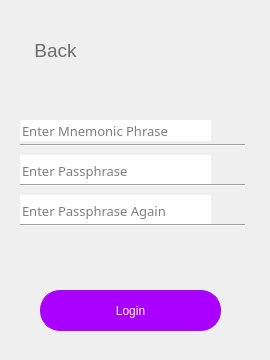
     <widget class="QWidget" name="page_4">
      <widget class="QWidget" name="importMnemForm" native="true">
       <property name="geometry">
        <rect>
         <x>0</x>
         <y>30</y>
         <width>261</width>
         <height>321</height>
        </rect>
       </property>
       <widget class="QPushButton" name="login_mnem">
        <property name="geometry">
         <rect>
          <x>40</x>
          <y>260</y>
          <width>181</width>
          <height>41</height>
         </rect>
        </property>
        <property name="font">
         <font>
          <family>Arial</family>
          <pointsize>9</pointsize>
          <weight>9</weight>
          <italic>false</italic>
          <bold>false</bold>
         </font>
        </property>
        <property name="cursor">
         <cursorShape>PointingHandCursor</cursorShape>
        </property>
        <property name="focusPolicy">
         <enum>Qt::NoFocus</enum>
        </property>
        <property name="styleSheet">
         <string notr="true">border-width: 1px;
border-color: rgb(170, 0, 255);
background-color: rgb(170, 0, 255);
font: 75 9pt &quot;Arial&quot;;
color: rgb(255, 255, 255);
border-radius:20px;
border-style:solid; 
</string>
        </property>
        <property name="text">
         <string>Login</string>
        </property>
        <property name="flat">
         <bool>true</bool>
        </property>
       </widget>
       <widget class="QToolButton" name="back_to_import_6">
        <property name="geometry">
         <rect>
          <x>10</x>
          <y>0</y>
          <width>91</width>
          <height>41</height>
         </rect>
        </property>
        <property name="font">
         <font>
          <family>Arial</family>
          <pointsize>14</pointsize>
          <weight>50</weight>
          <italic>false</italic>
          <bold>false</bold>
         </font>
        </property>
        <property name="focusPolicy">
         <enum>Qt::NoFocus</enum>
        </property>
        <property name="styleSheet">
         <string notr="true">border:0px;
color: rgb(109, 109, 109);
font: 14pt &quot;Arial&quot;;
</string>
        </property>
        <property name="text">
         <string>Back</string>
        </property>
        <property name="icon">
         <iconset>
          <normaloff>pic/walletback.png</normaloff>pic/walletback.png</iconset>
        </property>
        <property name="iconSize">
         <size>
          <width>200</width>
          <height>200</height>
         </size>
        </property>
        <property name="popupMode">
         <enum>QToolButton::DelayedPopup</enum>
        </property>
        <property name="toolButtonStyle">
         <enum>Qt::ToolButtonTextBesideIcon</enum>
        </property>
        <property name="autoRaise">
         <bool>true</bool>
        </property>
       </widget>
       <widget class="QLineEdit" name="lineEdit_15">
        <property name="geometry">
         <rect>
          <x>20</x>
          <y>125</y>
          <width>191</width>
          <height>31</height>
         </rect>
        </property>
        <property name="font">
         <font>
          <family>等线</family>
          <pointsize>10</pointsize>
         </font>
        </property>
        <property name="mouseTracking">
         <bool>false</bool>
        </property>
        <property name="focusPolicy">
         <enum>Qt::StrongFocus</enum>
        </property>
        <property name="toolTip">
         <string/>
        </property>
        <property name="statusTip">
         <string/>
        </property>
        <property name="whatsThis">
         <string/>
        </property>
        <property name="accessibleName">
         <string/>
        </property>
        <property name="accessibleDescription">
         <string/>
        </property>
        <property name="styleSheet">
         <string notr="true">
QLineEdit[echoMode=&quot;2&quot;] {
    lineedit-password-character:42;
}
</string>
        </property>
        <property name="maxLength">
         <number>20</number>
        </property>
        <property name="frame">
         <bool>false</bool>
        </property>
        <property name="echoMode">
         <enum>QLineEdit::Password</enum>
        </property>
        <property name="placeholderText">
         <string>Enter Passphrase</string>
        </property>
       </widget>
       <widget class="QLineEdit" name="lineEdit_16">
        <property name="geometry">
         <rect>
          <x>20</x>
          <y>165</y>
          <width>191</width>
          <height>31</height>
         </rect>
        </property>
        <property name="font">
         <font>
          <family>等线</family>
          <pointsize>10</pointsize>
         </font>
        </property>
        <property name="mouseTracking">
         <bool>false</bool>
        </property>
        <property name="focusPolicy">
         <enum>Qt::StrongFocus</enum>
        </property>
        <property name="styleSheet">
         <string notr="true">QLineEdit[echoMode=&quot;2&quot;] {
    lineedit-password-character: 42;
}</string>
        </property>
        <property name="maxLength">
         <number>20</number>
        </property>
        <property name="frame">
         <bool>false</bool>
        </property>
        <property name="echoMode">
         <enum>QLineEdit::Password</enum>
        </property>
        <property name="placeholderText">
         <string>Enter Passphrase Again</string>
        </property>
       </widget>
       <widget class="Line" name="line_44">
        <property name="geometry">
         <rect>
          <x>20</x>
          <y>150</y>
          <width>225</width>
          <height>10</height>
         </rect>
        </property>
        <property name="orientation">
         <enum>Qt::Horizontal</enum>
        </property>
       </widget>
       <widget class="Line" name="line_45">
        <property name="geometry">
         <rect>
          <x>20</x>
          <y>190</y>
          <width>225</width>
          <height>10</height>
         </rect>
        </property>
        <property name="orientation">
         <enum>Qt::Horizontal</enum>
        </property>
       </widget>
       <widget class="QPushButton" name="turn2visible1_6">
        <property name="geometry">
         <rect>
          <x>220</x>
          <y>125</y>
          <width>31</width>
          <height>21</height>
         </rect>
        </property>
        <property name="font">
         <font>
          <family>Arial</family>
         </font>
        </property>
        <property name="cursor">
         <cursorShape>PointingHandCursor</cursorShape>
        </property>
        <property name="focusPolicy">
         <enum>Qt::NoFocus</enum>
        </property>
        <property name="autoFillBackground">
         <bool>false</bool>
        </property>
        <property name="styleSheet">
         <string notr="true">border:0px;</string>
        </property>
        <property name="text">
         <string/>
        </property>
        <property name="icon">
         <iconset>
          <normaloff>pic/02.png</normaloff>pic/02.png</iconset>
        </property>
        <property name="iconSize">
         <size>
          <width>40</width>
          <height>40</height>
         </size>
        </property>
        <property name="flat">
         <bool>true</bool>
        </property>
       </widget>
       <widget class="QPushButton" name="turn2visible2_4">
        <property name="geometry">
         <rect>
          <x>220</x>
          <y>165</y>
          <width>31</width>
          <height>21</height>
         </rect>
        </property>
        <property name="cursor">
         <cursorShape>PointingHandCursor</cursorShape>
        </property>
        <property name="focusPolicy">
         <enum>Qt::NoFocus</enum>
        </property>
        <property name="autoFillBackground">
         <bool>false</bool>
        </property>
        <property name="styleSheet">
         <string notr="true">border:0px;</string>
        </property>
        <property name="text">
         <string/>
        </property>
        <property name="icon">
         <iconset>
          <normaloff>pic/02.png</normaloff>pic/02.png</iconset>
        </property>
        <property name="iconSize">
         <size>
          <width>40</width>
          <height>40</height>
         </size>
        </property>
        <property name="flat">
         <bool>true</bool>
        </property>
       </widget>
       <widget class="Line" name="line_46">
        <property name="geometry">
         <rect>
          <x>20</x>
          <y>110</y>
          <width>225</width>
          <height>10</height>
         </rect>
        </property>
        <property name="orientation">
         <enum>Qt::Horizontal</enum>
        </property>
       </widget>
       <widget class="QLineEdit" name="lineEdit_17">
        <property name="geometry">
         <rect>
          <x>20</x>
          <y>90</y>
          <width>191</width>
          <height>21</height>
         </rect>
        </property>
        <property name="font">
         <font>
          <family>等线</family>
          <pointsize>10</pointsize>
         </font>
        </property>
        <property name="mouseTracking">
         <bool>false</bool>
        </property>
        <property name="focusPolicy">
         <enum>Qt::StrongFocus</enum>
        </property>
        <property name="toolTip">
         <string/>
        </property>
        <property name="statusTip">
         <string/>
        </property>
        <property name="whatsThis">
         <string/>
        </property>
        <property name="accessibleName">
         <string/>
        </property>
        <property name="accessibleDescription">
         <string/>
        </property>
        <property name="styleSheet">
         <string notr="true">
QLineEdit[echoMode=&quot;2&quot;] {
    lineedit-password-character:42;
}
</string>
        </property>
        <property name="frame">
         <bool>false</bool>
        </property>
        <property name="echoMode">
         <enum>QLineEdit::Password</enum>
        </property>
        <property name="placeholderText">
         <string>Enter Mnemonic Phrase</string>
        </property>
       </widget>
       <widget class="QPushButton" name="turn2visible1_7">
        <property name="geometry">
         <rect>
          <x>220</x>
          <y>90</y>
          <width>31</width>
          <height>21</height>
         </rect>
        </property>
        <property name="font">
         <font>
          <family>Arial</family>
         </font>
        </property>
        <property name="cursor">
         <cursorShape>PointingHandCursor</cursorShape>
        </property>
        <property name="focusPolicy">
         <enum>Qt::NoFocus</enum>
        </property>
        <property name="autoFillBackground">
         <bool>false</bool>
        </property>
        <property name="styleSheet">
         <string notr="true">border:0px;</string>
        </property>
        <property name="text">
         <string/>
        </property>
        <property name="icon">
         <iconset>
          <normaloff>pic/02.png</normaloff>pic/02.png</iconset>
        </property>
        <property name="iconSize">
         <size>
          <width>40</width>
          <height>40</height>
         </size>
        </property>
        <property name="flat">
         <bool>true</bool>
        </property>
       </widget>
      </widget>
     </widget>
